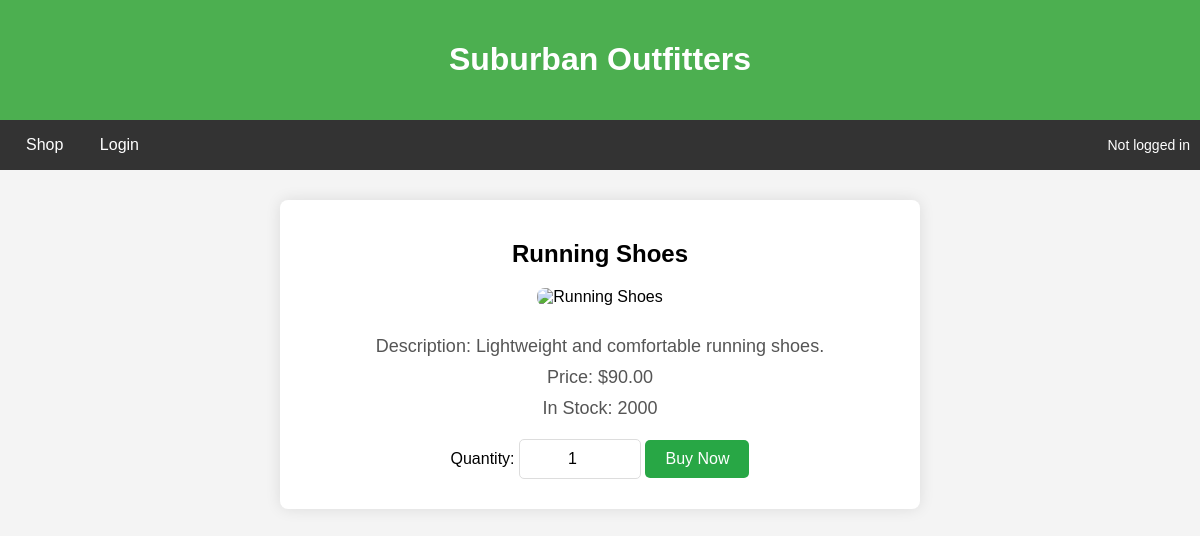
The page /product-details.php?id=3 on the database its author committed.
### tables this page shows
CREATE TABLE IF NOT EXISTS `product` (
  `product_id` int NOT NULL AUTO_INCREMENT,
  `name` varchar(255) NOT NULL,
  `description` text,
  `price` decimal(10,2) NOT NULL,
  `stock_quantity` int NOT NULL,
  `category_id` int DEFAULT NULL,
  `created_at` datetime DEFAULT CURRENT_TIMESTAMP,
  PRIMARY KEY (`product_id`),
  KEY `category_id` (`category_id`)
);

### product-details.php (the view, shortened to what this page needs)
<?php
$hn = 'localhost:3306';
$db = 'suburban_outfitters';
$un = 'root';
$pw = '';
$conn = new mysqli($hn, $un, $pw, $db);
$productId = intval($_GET['id']);
$sql = "SELECT * FROM product WHERE product_id = ?";
$stmt = $conn->prepare($sql);
$stmt->bind_param("i", $productId);
$stmt->execute();
$result = $stmt->get_result();
if ($result->num_rows > 0) {
    $product = $result->fetch_assoc();
} else {
    echo "<p>Product not found.</p>";
    $conn->close();
    exit();
}
$username = "";
$role = "";
?>
<!DOCTYPE html>
<html lang="en">
<head>
</head>
<body>
    <div id="banner">
        <h1>Suburban Outfitters</h1>
    </div>
    <div id="nav">
        <div>
            <a href="homepage.php">Shop</a>
            <a href="login.php">Login</a>
        </div>
        <div class="user-status">
            <?php if (!isset($_SESSION['user_id'])): ?>
                Not logged in
            <?php else: ?>
                <?= htmlspecialchars($role) ?>: <?= htmlspecialchars($username) ?>
            <?php endif; ?>
        </div>
    </div>
    <div class="container">
        <h2><?= htmlspecialchars($product['name']) ?></h2>
        <div class="product-details">
            <img src="https://images.unsplash.com/photo-1453486030486-0a5ffcd82cd9?q=80&w=1926&auto=format&fit=crop&ixlib=rb-4.0.3&ixid=M3wxMjA3fDB8MHxwaG90by1wYWdlfHx8fGVufDB8fHx8fA%3D%3D?w=500" alt="<?= htmlspecialchars($product['name']) ?>">
            <p>Description: <?= htmlspecialchars($product['description']) ?></p>
            <p>Price: $<?= htmlspecialchars($product['price']) ?></p>
            <p>In Stock: <?= htmlspecialchars($product['stock_quantity']) ?></p>
        </div>
        <form action="cart.php" method="POST">
            <label for="quantity">Quantity:</label>
            <input type="number" id="quantity" name="quantity" class="quantity-box" value="1" min="1" required>
            <button type="submit" class="buy-now-btn">Buy Now</button>
        </form>
    </div>
</body>
</html>

### product-details.php (style rules this page uses)
body { font-family: Arial, sans-serif; background-color: #f4f4f4; margin: 0; padding: 0; }
#banner { background-color: #4CAF50; color: white; padding: 20px; text-align: center; }
#nav { background-color: #333; display: flex; justify-content: space-between; align-items: center; padding: 0 10px; height: 50px; }
#nav a { color: white; text-decoration: none; padding: 14px 16px; }
.user-status { color: white; font-size: 14px; }
.container { width: 50%; margin: 30px auto; background-color: #fff; padding: 20px; border-radius: 8px; box-shadow: 0 0 15px rgba(0, 0, 0, 0.1); text-align: center; }
.product-details img { width: 300px; height: auto; border-radius: 8px; margin-bottom: 20px; }
.product-details p { font-size: 18px; color: #555; margin: 10px 0; }
.quantity-box { width: 100px; padding: 10px; font-size: 16px; margin: 10px auto; text-align: center; border: 1px solid #ddd; border-radius: 5px; }
.buy-now-btn { padding: 10px 20px; font-size: 16px; color: white; background-color: #28a745; border: none; border-radius: 5px; cursor: pointer; transition: background-color 0.3s ease; margin-top: 10px; }

### rows shown on the page
product: name "Running Shoes", description "Lightweight and comfortable running shoes.", price "90.00", stock_quantity "2000"
